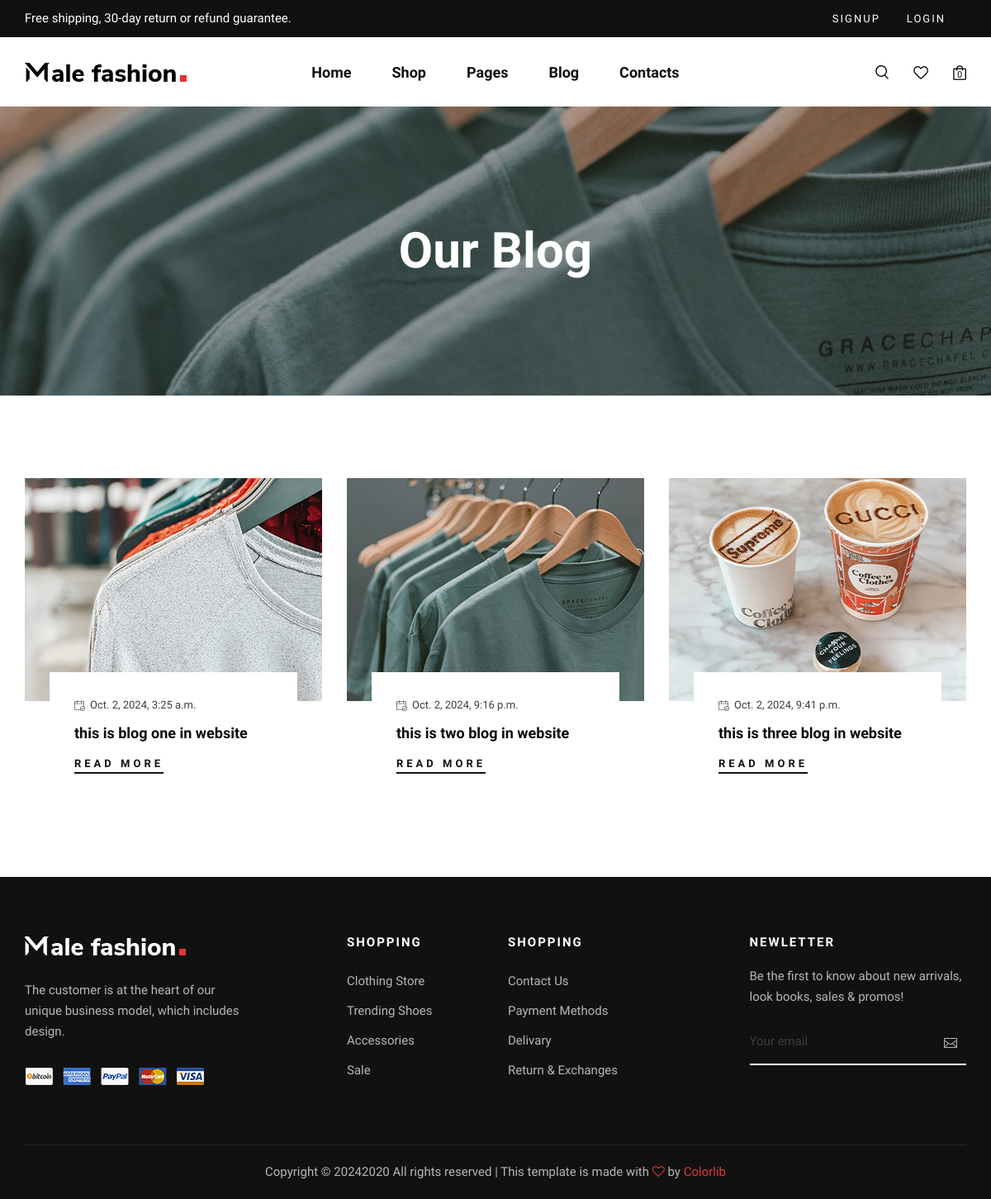
Page /blog_list/ on the committed database.
### blogs/models.py (models this page shows, shortened)
class Blog(models.Model):
    BLimage=models.ImageField(upload_to='blogs/%y/%m/%d',verbose_name=_('blog image'))
    BLdate=models.DateTimeField(verbose_name=_('date'))
    BLtitle=models.CharField(max_length=400,verbose_name=_('title'))
    BLdescription=models.TextField(max_length=600,verbose_name=_('description'))
    BLauthor=models.CharField(max_length=100,verbose_name=_('author'),blank=True, null=True)
    slug=models.SlugField(blank=True, null=True)
    class Meta:
        verbose_name = 'Blog'
        verbose_name_plural = 'Blogs'

### blogs/views.py (the view)
# urls.py: path('',views.blog_list,name="blog_list"),
def blog_list(request):
    blog=Blog.objects.all()
    context={
        'blog':blog ,
    }
    return render(request,'blogs/blog_list.html',context)

### cart/cart.py (called while the page is built)
    def __len__(self):
        return len(self.cart)

### cart/context_processors.py (called while the page is built)
def cart(request):
    return{'cart':Cart(request)}

### templates/blogs/blog_list.html
{% extends 'base.html' %}
{% load static %}
{% block content %}
    <section class="breadcrumb-blog set-bg" data-setbg="{%static 'img/breadcrumb-bg.jpg' %}">
        <div class="container">
            <div class="row">
                <div class="col-lg-12">
                    <h2>Our Blog</h2>
                </div>
            </div>
        </div>
    </section>
    <section class="blog spad">
        <div class="container">
            <div class="row">
                {% for blog in blog %}
                <div class="col-lg-4 col-md-6 col-sm-6">
                    <div class="blog__item">
                        <div class="blog__item__pic set-bg" data-setbg="{{blog.BLimage.url}}"></div>
                        <div class="blog__item__text">
                            <span><img src="{%static 'img/icon/calendar.png" alt="">{{blog.BLdate}}</span>
                            <h5>{{blog.BLtitle}}</h5>
                            <a href="{% url 'blog_list:blog_detail' blog.slug %}">Read More</a>
                        </div>
                    </div>
                </div>
                {% endfor %}
            </div>
        </div>
    </section>
{% endblock content %}

### project/static/css/style.css (style rules this page uses)
html, body { height: 100%; font-family: "Nunito Sans", sans-serif; -webkit-font-smoothing: antialiased; }
h1, h2, h3, h4, h5, h6 { margin: 0; color: #111111; font-weight: 400; font-family: "Nunito Sans", sans-serif; }
h2 { font-size: 36px; }
h5 { font-size: 18px; }
img { max-width: 100%; }
.set-bg { background-repeat: no-repeat; background-size: cover; background-position: top center; }
.spad { padding-top: 100px; padding-bottom: 100px; }
.blog { padding-bottom: 55px; }
.breadcrumb-blog { text-align: center; display: -webkit-box; display: -ms-flexbox; display: flex; -webkit-box-align: center; -ms-flex-align: center; align-items: center; -webkit-box-pack: center; -ms-flex-pack: center; justify-content: center; height: 350px; }
.breadcrumb-blog h2 { color: #ffffff; font-size: 60px; font-weight: 700; }
.blog__item { margin-bottom: 45px; }
.blog__item__pic { height: 270px; }
.blog__item__text { padding: 30px 30px 25px; margin: 0 30px; margin-top: -35px; background: #ffffff; -webkit-transition: all, 0.3s; -o-transition: all, 0.3s; transition: all, 0.3s; }
.blog__item__text span { color: #3d3d3d; font-size: 13px; display: block; margin-bottom: 10px; }
.blog__item__text span img { margin-right: 6px; }
.blog__item__text h5 { color: #0d0d0d; font-weight: 700; line-height: 28px; margin-bottom: 10px; }
.blog__item__text a { display: inline-block; color: #111111; font-size: 13px; font-weight: 700; letter-spacing: 4px; text-transform: uppercase; padding: 3px 0; position: relative; }
.blog__item__text a:after { position: absolute; left: 0; bottom: 0; width: 100%; height: 2px; background: #111111; content: ""; -webkit-transition: all, 0.3s; -o-transition: all, 0.3s; transition: all, 0.3s; }
@media only screen and (min-width: 1200px) { .container { max-width: 1170px; } }

### rows in the picture
Blog: shows a picture, BLdate "Oct. 2, 2024, 3:25 a.m.", BLtitle "this is blog one in website"
Blog: shows a picture, BLdate "Oct. 2, 2024, 9:16 p.m.", BLtitle "this is two blog in website"
Blog: shows a picture, BLdate "Oct. 2, 2024, 9:41 p.m.", BLtitle "this is three blog in website"

### other values in the picture
{{ cart|length }} "0"
